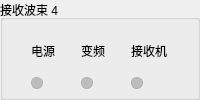
                <widget class="QGroupBox" name="gbRxBeamDevice4">
                 <property name="title">
                  <string>接收波束 4</string>
                 </property>
                 <layout class="QGridLayout" name="layoutRxBeamDevice4">
                  <property name="leftMargin">
                   <number>8</number>
                  </property>
                  <property name="topMargin">
                   <number>10</number>
                  </property>
                  <property name="rightMargin">
                   <number>8</number>
                  </property>
                  <property name="bottomMargin">
                   <number>8</number>
                  </property>
                  <property name="spacing">
                   <number>6</number>
                  </property>
                  <item row="0" column="0">
                   <widget class="QLabel" name="lblRxBeam4Power">
                    <property name="text">
                     <string>电源</string>
                    </property>
                    <property name="alignment">
                     <set>Qt::AlignCenter</set>
                    </property>
                   </widget>
                  </item>
                  <item row="1" column="0">
                   <widget class="QLabel" name="ledRxBeam4Power">
                    <property name="minimumSize">
                     <size>
                      <width>12</width>
                      <height>12</height>
                     </size>
                    </property>
                    <property name="maximumSize">
                     <size>
                      <width>12</width>
                      <height>12</height>
                     </size>
                    </property>
                    <property name="styleSheet">
                     <string notr="true">background:#BDBDBD;border:1px solid #AFAFAF;border-radius:6px;</string>
                    </property>
                    <property name="text">
                     <string/>
                    </property>
                   </widget>
                  </item>
                  <item row="0" column="1">
                   <widget class="QLabel" name="lblRxBeam4Converter">
                    <property name="text">
                     <string>变频</string>
                    </property>
                    <property name="alignment">
                     <set>Qt::AlignCenter</set>
                    </property>
                   </widget>
                  </item>
                  <item row="1" column="1">
                   <widget class="QLabel" name="ledRxBeam4Converter">
                    <property name="minimumSize">
                     <size>
                      <width>12</width>
                      <height>12</height>
                     </size>
                    </property>
                    <property name="maximumSize">
                     <size>
                      <width>12</width>
                      <height>12</height>
                     </size>
                    </property>
                    <property name="styleSheet">
                     <string notr="true">background:#BDBDBD;border:1px solid #AFAFAF;border-radius:6px;</string>
                    </property>
                    <property name="text">
                     <string/>
                    </property>
                   </widget>
                  </item>
                  <item row="0" column="2">
                   <widget class="QLabel" name="lblRxBeam4Receiver">
                    <property name="text">
                     <string>接收机</string>
                    </property>
                    <property name="alignment">
                     <set>Qt::AlignCenter</set>
                    </property>
                   </widget>
                  </item>
                  <item row="1" column="2">
                   <widget class="QLabel" name="ledRxBeam4Receiver">
                    <property name="minimumSize">
                     <size>
                      <width>12</width>
                      <height>12</height>
                     </size>
                    </property>
                    <property name="maximumSize">
                     <size>
                      <width>12</width>
                      <height>12</height>
                     </size>
                    </property>
                    <property name="styleSheet">
                     <string notr="true">background:#BDBDBD;border:1px solid #AFAFAF;border-radius:6px;</string>
                    </property>
                    <property name="text">
                     <string/>
                    </property>
                   </widget>
                  </item>
                 </layout>
                </widget>
